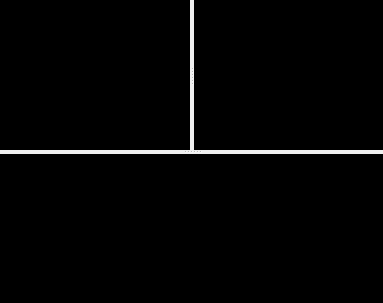
<?xml version="1.0" encoding="UTF-8"?>
<ui version="4.0">
 <class>Form</class>
 <widget class="QWidget" name="Form">
  <property name="geometry">
   <rect>
    <x>0</x>
    <y>0</y>
    <width>383</width>
    <height>303</height>
   </rect>
  </property>
  <property name="windowTitle">
   <string>Three: Below</string>
  </property>
  <layout class="QVBoxLayout" name="verticalLayout">
   <property name="spacing">
    <number>0</number>
   </property>
   <property name="margin">
    <number>0</number>
   </property>
   <item>
    <widget class="QSplitter" name="splitter_2">
     <property name="orientation">
      <enum>Qt::Vertical</enum>
     </property>
     <widget class="QSplitter" name="splitter">
      <property name="orientation">
       <enum>Qt::Horizontal</enum>
      </property>
      <widget class="QFrame" name="Viewport00">
       <property name="styleSheet">
        <string notr="true">background-color: rgb(0, 0, 0);</string>
       </property>
       <property name="frameShape">
        <enum>QFrame::Panel</enum>
       </property>
       <property name="frameShadow">
        <enum>QFrame::Sunken</enum>
       </property>
       <property name="lineWidth">
        <number>2</number>
       </property>
       <layout class="QVBoxLayout" name="verticalLayout_3"/>
      </widget>
      <widget class="QFrame" name="Viewport02">
       <property name="styleSheet">
        <string notr="true">background-color: rgb(0, 0, 0);</string>
       </property>
       <property name="frameShape">
        <enum>QFrame::Panel</enum>
       </property>
       <property name="frameShadow">
        <enum>QFrame::Sunken</enum>
       </property>
       <property name="lineWidth">
        <number>2</number>
       </property>
       <layout class="QVBoxLayout" name="verticalLayout_4"/>
      </widget>
     </widget>
     <widget class="QFrame" name="Viewport01">
      <property name="styleSheet">
       <string notr="true">background-color: rgb(0, 0, 0);</string>
      </property>
      <property name="frameShape">
       <enum>QFrame::Panel</enum>
      </property>
      <property name="frameShadow">
       <enum>QFrame::Sunken</enum>
      </property>
      <property name="lineWidth">
       <number>2</number>
      </property>
      <layout class="QHBoxLayout" name="horizontalLayout"/>
     </widget>
    </widget>
   </item>
  </layout>
 </widget>
 <resources/>
 <connections/>
</ui>
